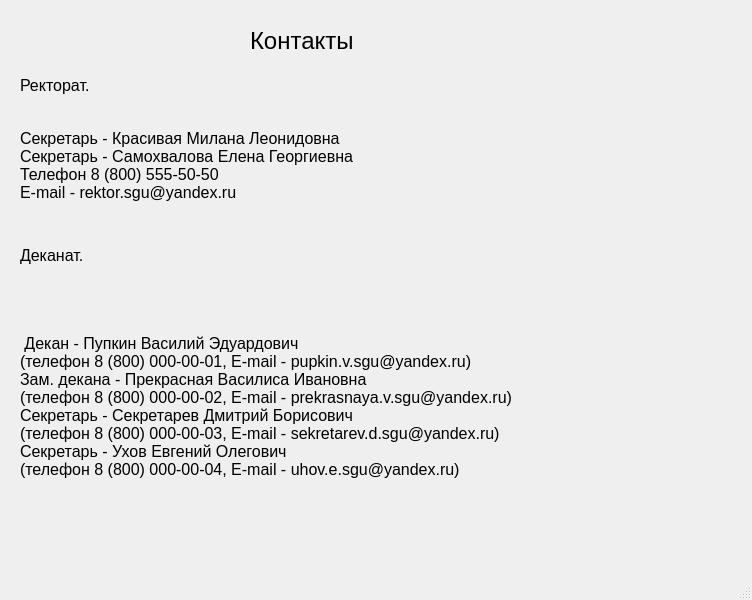
<?xml version="1.0" encoding="UTF-8"?>
<ui version="4.0">
 <class>MainWindow</class>
 <widget class="QMainWindow" name="MainWindow">
  <property name="geometry">
   <rect>
    <x>0</x>
    <y>0</y>
    <width>752</width>
    <height>600</height>
   </rect>
  </property>
  <property name="windowTitle">
   <string>MainWindow</string>
  </property>
  <widget class="QWidget" name="centralwidget">
   <widget class="QLabel" name="label">
    <property name="geometry">
     <rect>
      <x>250</x>
      <y>20</y>
      <width>281</width>
      <height>41</height>
     </rect>
    </property>
    <property name="font">
     <font>
      <pointsize>18</pointsize>
     </font>
    </property>
    <property name="text">
     <string>Контакты</string>
    </property>
   </widget>
   <widget class="QLabel" name="label_2">
    <property name="geometry">
     <rect>
      <x>20</x>
      <y>70</y>
      <width>151</width>
      <height>31</height>
     </rect>
    </property>
    <property name="font">
     <font>
      <pointsize>12</pointsize>
     </font>
    </property>
    <property name="text">
     <string>Ректорат.</string>
    </property>
   </widget>
   <widget class="QLabel" name="label_3">
    <property name="geometry">
     <rect>
      <x>20</x>
      <y>110</y>
      <width>431</width>
      <height>111</height>
     </rect>
    </property>
    <property name="font">
     <font>
      <pointsize>12</pointsize>
     </font>
    </property>
    <property name="text">
     <string>Секретарь - Красивая Милана Леонидовна
Секретарь - Самохвалова Елена Георгиевна
Телефон 8 (800) 555-50-50
E-mail - rektor.sgu@yandex.ru</string>
    </property>
   </widget>
   <widget class="QLabel" name="label_4">
    <property name="geometry">
     <rect>
      <x>20</x>
      <y>240</y>
      <width>151</width>
      <height>31</height>
     </rect>
    </property>
    <property name="font">
     <font>
      <pointsize>12</pointsize>
     </font>
    </property>
    <property name="text">
     <string>Деканат.</string>
    </property>
   </widget>
   <widget class="QLabel" name="label_5">
    <property name="geometry">
     <rect>
      <x>20</x>
      <y>280</y>
      <width>681</width>
      <height>271</height>
     </rect>
    </property>
    <property name="font">
     <font>
      <pointsize>12</pointsize>
     </font>
    </property>
    <property name="text">
     <string> Декан - Пупкин Василий Эдуардович 
(телефон 8 (800) 000-00-01, E-mail - pupkin.v.sgu@yandex.ru) 
Зам. декана - Прекрасная Василиса Ивановна 
(телефон 8 (800) 000-00-02, E-mail - prekrasnaya.v.sgu@yandex.ru) 
Секретарь - Секретарев Дмитрий Борисович 
(телефон 8 (800) 000-00-03, E-mail - sekretarev.d.sgu@yandex.ru) 
Секретарь - Ухов Евгений Олегович 
(телефон 8 (800) 000-00-04, E-mail - uhov.e.sgu@yandex.ru) 
</string>
    </property>
   </widget>
  </widget>
  <widget class="QStatusBar" name="statusbar"/>
 </widget>
 <resources/>
 <connections/>
</ui>
